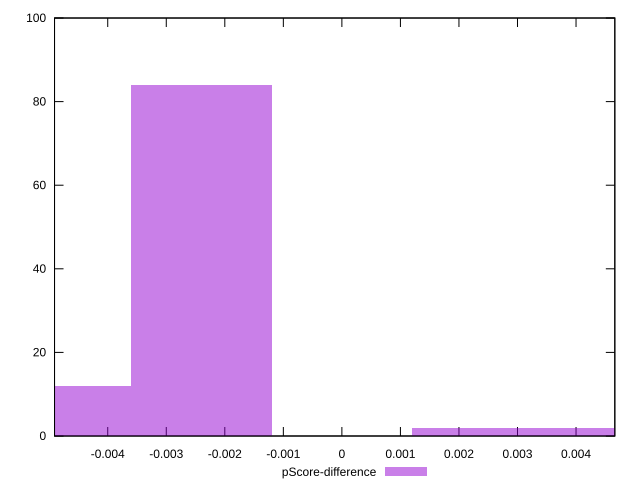

The gnuplot source for this figure:
reset

$pScoreDifference <<EOF
0.0024012890582917044 2
-0.0024012890582917044 84
-0.004802578116583409 12
0.004802578116583409 2
EOF

set key outside below
set boxwidth 0.0024012890582917044
set xrange [-0.00490877788239108:0.0046626525519175566]
set yrange [0:100]
set trange [0:100]
set style fill transparent solid 0.5 noborder
set terminal svg size 640, 490 enhanced background rgb 'white'
set output "report_00022_2021-02-20T12:08:46.964Z/interactive/samples/pages+cached+noadtech+nomedia+nocss/pScore-difference/histogram.svg"

plot $pScoreDifference title "pScore-difference" with boxes

reset
